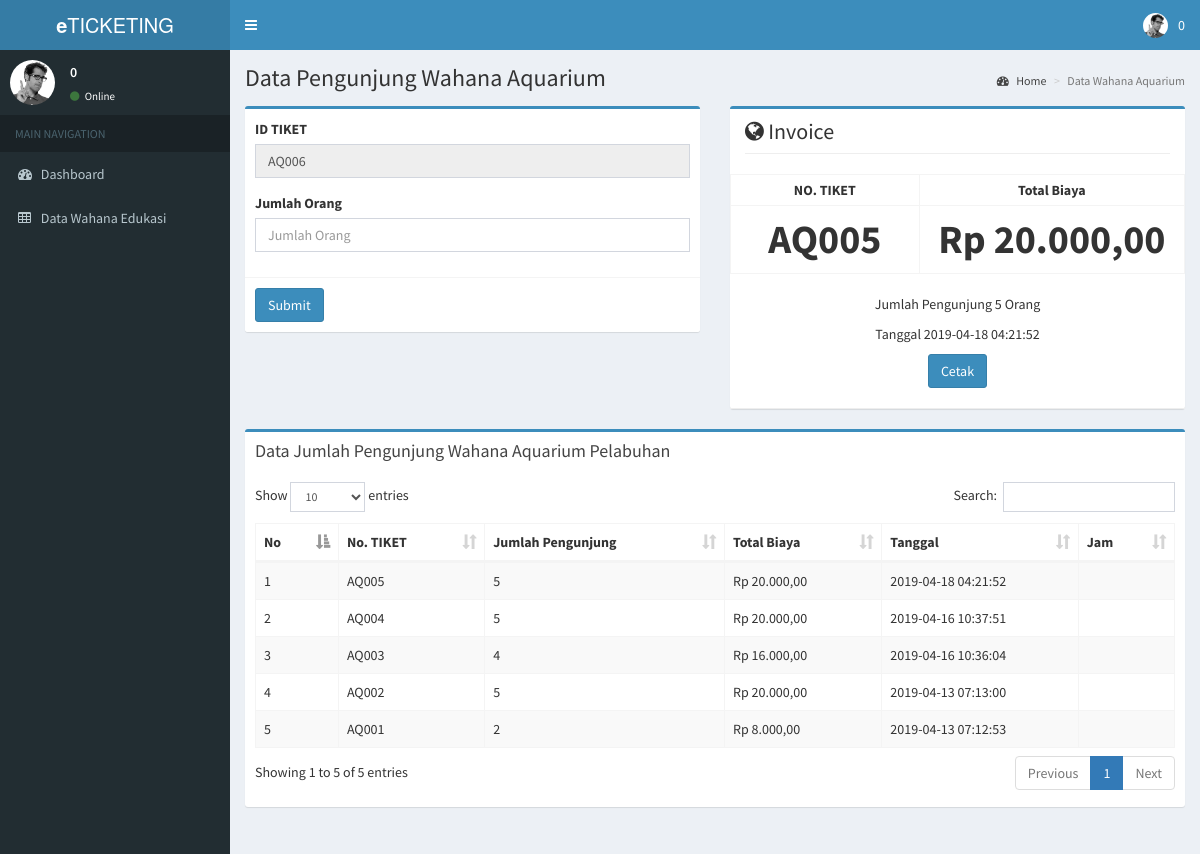
The app's page /pages/add_aquarium.php (signed in) with its own data.
### tables this page shows
CREATE TABLE `tb_aquarium` (
  `id_aquarium` varchar(50) NOT NULL,
  `id_user` varchar(10) DEFAULT NULL,
  `jml_orang` int(11) DEFAULT NULL,
  `total` int(11) DEFAULT NULL,
  `status` int(11) DEFAULT NULL,
  `tanggal` datetime NOT NULL
);

### pages/add_aquarium.php (the view, shortened to what this page needs)
<?php
include('header.php');
?>
  <div class="content-wrapper">
    <section class="content-header">
      <h1>
        Data Pengunjung Wahana Aquarium
      </h1>
      <ol class="breadcrumb">
        <li><a href="index.php"><i class="fa fa-dashboard"></i> Home</a></li>
        <li class="active">Data Wahana Aquarium</li>
      </ol>
    </section>
    <section class="content">
     <div class="row">
        <div class="col-md-6">
          <div class="box box-primary">
            <form action="" method="post">
              <div class="box-body">
                <?php
                $query = mysqli_query($connect,"SELECT max(id_aquarium) as maxKode FROM tb_aquarium");
                $data = mysqli_fetch_array($query);
                $kodeAquarium = $data['maxKode'];
                $noUrut = (int) substr($kodeAquarium, 3, 3);
                $noUrut++;
                $char = "AQ";
                $kodeAquarium = $char . sprintf("%03s", $noUrut);
                ?>
                <div class="form-group">
                  <label for="exampleInputEmail1">ID TIKET</label>
                  <input type="text" name="aquarium" class="form-control" id="exampleInputEmail1" placeholder="No Kendaraan" value="<?php echo $kodeAquarium;?>" readonly>
                </div>
                <div class="form-group">
                  <label for="exampleInputPassword1">Jumlah Orang</label>
                  <input type="number" name="jml_orang" class="form-control" id="exampleInputPassword1" placeholder="Jumlah Orang" required oninvalid="this.setCustomValidity('Data Tidak Boleh Kosong!')" oninput="setCustomValidity('')">
                </div>
              </div>
              <div class="box-footer">
                <button type="submit" name="parkir" class="btn btn-primary">Submit</button>
              </div>
            </form>
          </div>
        </div>
         <div class="col-md-6">
          <div class="box box-primary">
          <div class="col-xs-12">
          <h2 class="page-header">
            <i class="fa fa-globe"></i> Invoice
          </h2>
        </div>
            <table class='table table-condensed table-bordered'>
        <tbody>
          <?php
          include ('../config.php');
          $sql = mysqli_query($connect, "SELECT * FROM tb_aquarium order by id_aquarium desc limit 1");
          $data = mysqli_fetch_array($sql);
          ?>
          <tr><th width='130px' scope='row' style="text-align:center;">NO. TIKET</th> <th width='130px' scope='row' style="text-align:center;">Total Biaya</th></tr>
          <tr><th width='130px' scope='row' style="text-align:center;font-size: 40px;"><?php echo $data['id_aquarium'];?> </th> <th width='130px' scope='row'  style="text-align:center;font-size: 40px;"><?php echo rupiah($data['total']);?></th></tr>
        </tbody>
        </table>
        <center><p>Jumlah Pengunjung <?php echo $data['jml_orang'];?> Orang</p><p>Tanggal <?php echo $data['tanggal'];?></p>
 <a href="cetak_aquarium.php" ><button class="btn btn-primary">Cetak</button></a><hr></center>
          </div>
        </div>
      </div>
      <div class="row">
       <div class="col-xs-12">
          <div class="box box-primary">
            <div class="box-header">
              <h3 class="box-title">Data Jumlah Pengunjung Wahana Aquarium Pelabuhan</h3>
            </div>
            <div class="box-body">
              <table id="example1" class="table table-bordered table-striped">
                <thead>
                <tr>
                <th>No</th>
                  <th>No. TIKET</th>
                  <th>Jumlah Pengunjung</th>
                  <th>Total Biaya</th>
                  <th>Tanggal</th>
                  <th>Jam</th>
                </tr>
                </thead>
                <tbody>
                <?php
                include '../config.php';
                $no =1;
                $query = mysqli_query($connect, "SELECT * FROM tb_aquarium ORDER BY id_aquarium DESC");
                while ($data = mysqli_fetch_array($query)) {
                ?>
                <tr>
                <td><?php echo $no++;?></td>
                  <td><?php echo $data['id_aquarium'];?></td>
                  <td><?php echo $data['jml_orang'];?>
                  </td>
                  <td><?php echo rupiah($data['total']);?></td>
                  <td><?php echo $data['tanggal'];?></td>
                  <td><?php echo $data['jam'];?></td>
                </tr>
                <?php
                }
                ?>
                </tbody>
              </table>
            </div>
          </div>
        </div>
      </div>
    </section>
  </div>
<?php
include 'footer.php';
function rupiah($angka){
  $hasil_rupiah = "Rp " . number_format($angka,2,',','.');
  return $hasil_rupiah;
}
?>

### records on screen
tb_aquarium: id_aquarium "AQ005", total "Rp 20.000,00", jml_orang "5", tanggal "2019-04-18 04:21:52"
tb_aquarium: id_aquarium "AQ004", jml_orang "5", total "Rp 20.000,00", tanggal "2019-04-16 10:37:51"
tb_aquarium: id_aquarium "AQ003", jml_orang "4", total "Rp 16.000,00", tanggal "2019-04-16 10:36:04"
tb_aquarium: id_aquarium "AQ002", jml_orang "5", total "Rp 20.000,00", tanggal "2019-04-13 07:13:00"
tb_aquarium: id_aquarium "AQ001", jml_orang "2", total "Rp 8.000,00", tanggal "2019-04-13 07:12:53"

### other values on screen
$_SESSION['nama_user'] "0"
